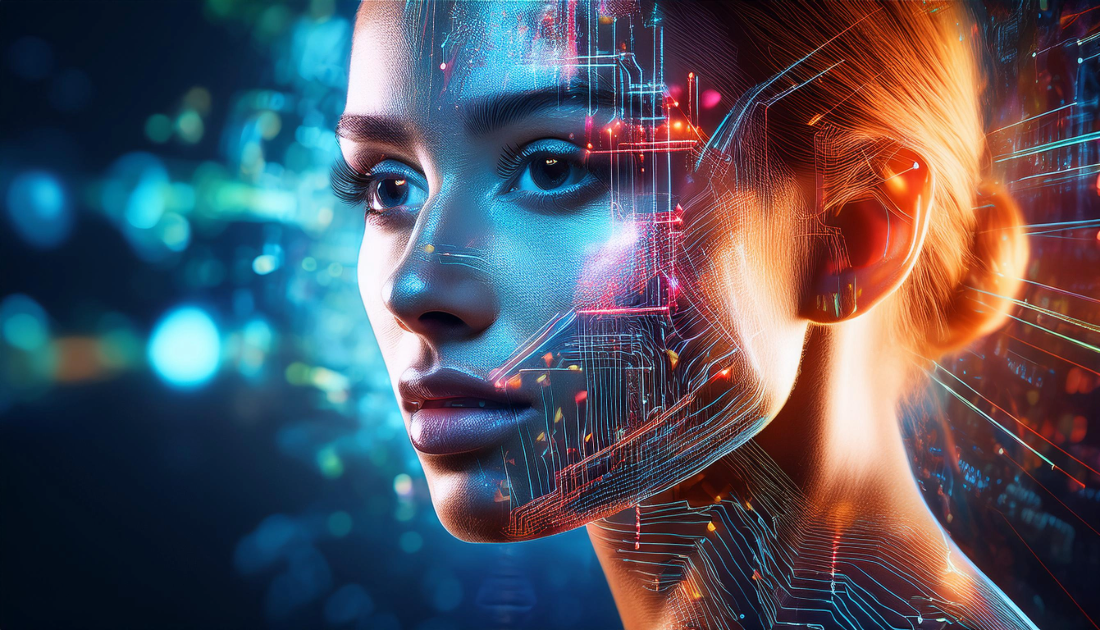
#> input picture image-upload-template-main/image/ai-imagery.webp, 1100 x 630 px
$ python bad_lighting_analyzer.py --imagesDir ../image
#> lines starting #> are read from the running program, lines starting #| are printed output that depends on the picture
from __future__ import annotations

import argparse
import json
from pathlib import Path
from typing import Any, Dict, List, Optional

import cv2
import numpy as np
import rawpy

VALID_EXT = {".jpg", ".jpeg", ".png", ".gif", ".webp", ".bmp", ".nef", ".dng", ".cr2"}
RAW_EXT = {".nef", ".dng", ".cr2"}


def _detect_largest_face(gray: np.ndarray) -> Optional[tuple[int, int, int, int]]:
    """Return the largest detected face bbox (x, y, w, h), or None."""
    cascade_path = cv2.data.haarcascades + "haarcascade_frontalface_default.xml"
    face_cascade = cv2.CascadeClassifier(cascade_path)
    if face_cascade.empty():
        return None

    faces = face_cascade.detectMultiScale(
        gray,
        scaleFactor=1.1,
        minNeighbors=5,
        minSize=(40, 40),
        flags=cv2.CASCADE_SCALE_IMAGE,
    )

    if len(faces) == 0:
        return None

    return max(faces, key=lambda f: int(f[2]) * int(f[3]))


def _crop_inner_face(gray: np.ndarray, face: tuple[int, int, int, int]) -> np.ndarray:
    """Crop to central face region to reduce hair/background bias in lighting checks."""
    x, y, w, h = face
    h_img, w_img = gray.shape

    x1 = max(0, x + int(0.10 * w))
    x2 = min(w_img, x + int(0.90 * w))
    y1 = max(0, y + int(0.12 * h))
    y2 = min(h_img, y + int(0.92 * h))

    if x2 <= x1 or y2 <= y1:
        return gray[y : y + h, x : x + w]
    return gray[y1:y2, x1:x2]


def _trimmed_mean(arr: np.ndarray, low_pct: float = 5.0, high_pct: float = 95.0) -> float:
    flat = arr.astype(np.float32).reshape(-1)
    if flat.size == 0:
        return 0.0
    lo = np.percentile(flat, low_pct)
    hi = np.percentile(flat, high_pct)
    clipped = flat[(flat >= lo) & (flat <= hi)]
    if clipped.size == 0:
        return float(np.mean(flat))
    return float(np.mean(clipped))


def _collect_images(root: Path) -> List[Path]:
    files: List[Path] = []
    for path in root.rglob("*"):
        if path.is_file() and path.suffix.lower() in VALID_EXT:
            files.append(path)
    files.sort(key=lambda p: p.as_posix().lower())
    return files


def _load_rgb(path: Path) -> Optional[np.ndarray]:
    ext = path.suffix.lower()
    if ext in RAW_EXT:
        try:
            with rawpy.imread(str(path)) as raw:
                rgb = raw.postprocess(use_camera_wb=True, no_auto_bright=True, output_bps=8)
            return rgb
        except Exception:
            return None

    bgr = cv2.imread(str(path), cv2.IMREAD_COLOR)
    if bgr is None:
        return None
    return cv2.cvtColor(bgr, cv2.COLOR_BGR2RGB)


def _analyze_lighting(
    gray: np.ndarray,
    min_brightness: float,
    max_brightness: float,
    min_contrast: float,
    balance_threshold: float,
    max_balance_ratio: float,
    highlight_level: float,
    max_highlight_ratio: float,
    hotspot_level: float,
    max_hotspot_ratio: float,
) -> Dict[str, Any]:
    """
    Analyze lighting quality using simple, tunable thresholds.

    Args:
        gray: Grayscale image
        min_brightness: Images darker than this are flagged (e.g., 50-60)
        max_brightness: Images brighter than this are flagged as washed-out (e.g., 180-200)
        min_contrast: Std dev below this indicates low contrast/flat lighting (e.g., 30-40)
        balance_threshold: Left-right brightness diff above this is unbalanced (e.g., 35-50)

    Returns:
        Dict with metrics and quality flags
    """
    if gray.size < 100:
        return {"brightness": 0, "contrast": 0, "balance_diff": 0, "has_bad_lighting": True, "reason": "image_too_small"}

    face = _detect_largest_face(gray)
    if face is not None:
        roi = _crop_inner_face(gray, face)
        region_used = "face"
    else:
        # Fallback keeps behavior available for non-face images.
        roi = gray
        region_used = "full_image"

    brightness = float(np.mean(roi))
    contrast = float(np.std(roi))
    highlight_ratio = float(np.mean(roi >= highlight_level))
    hotspot_ratio = float(np.mean(roi >= hotspot_level))
    p99_brightness = float(np.percentile(roi.astype(np.float32), 99.0))

    h, w = roi.shape
    cx1 = int(0.20 * w)
    cx2 = int(0.80 * w)
    cy1 = int(0.20 * h)
    cy2 = int(0.90 * h)
    core = roi[cy1:cy2, cx1:cx2] if cx2 > cx1 and cy2 > cy1 else roi

    h_core, w_core = core.shape
    left_half = core[:, : w_core // 2]
    right_half = core[:, w_core // 2 :]

    left_brightness = _trimmed_mean(left_half)
    right_brightness = _trimmed_mean(right_half)
    balance_diff = abs(left_brightness - right_brightness)
    balance_ratio = balance_diff / max(brightness, 1.0)

    reasons = []
    has_bad_lighting = False

    def _add_reason(reason: str) -> None:
        if reason not in reasons:
            reasons.append(reason)

    # Portraits in dim scenes naturally have lower contrast; use an adaptive floor.
    min_contrast_effective = min_contrast
    if brightness < 80.0:
        min_contrast_effective = max(18.0, min_contrast * 0.65)
    elif brightness < 110.0:
        min_contrast_effective = max(20.0, min_contrast * 0.80)

    # Check brightness
    if brightness < min_brightness:
        has_bad_lighting = True
        _add_reason("too_dark")
    elif brightness > max_brightness:
        has_bad_lighting = True
        _add_reason("too_bright_washed_out")

    # Detect clipped highlights that can look "bright enough" but lose detail.
    if highlight_ratio > max_highlight_ratio:
        has_bad_lighting = True
        _add_reason("overexposed_highlights")

    # Catch bright hot spots even when clipped-area ratio is still low.
    if brightness >= 115.0 and (hotspot_ratio > max_hotspot_ratio or p99_brightness >= 250.0):
        has_bad_lighting = True
        _add_reason("overexposed_hotspots")

    # Secondary guard for slightly lower clipping but still strong bright-face hotspots.
    if brightness >= 105.0 and hotspot_ratio > (max_hotspot_ratio * 0.70) and p99_brightness >= 245.0:
        has_bad_lighting = True
        _add_reason("overexposed_hotspots")

    # Extra guard: bright images with weak contrast usually feel washed out.
    if brightness > (max_brightness - 10.0) and contrast < (min_contrast + 8.0):
        has_bad_lighting = True
        _add_reason("washed_out_low_detail")

    # Check contrast
    if contrast < min_contrast_effective:
        has_bad_lighting = True
        _add_reason("low_contrast")

    # Check balance
    if balance_diff > balance_threshold and balance_ratio > max_balance_ratio:
        has_bad_lighting = True
        _add_reason("unbalanced_lighting")

    return {
        "brightness": round(brightness, 2),
        "contrast": round(contrast, 2),
        "left_brightness": round(left_brightness, 2),
        "right_brightness": round(right_brightness, 2),
        "balance_diff": round(balance_diff, 2),
        "balance_ratio": round(balance_ratio, 4),
        "highlight_ratio": round(highlight_ratio, 4),
        "hotspot_ratio": round(hotspot_ratio, 4),
        "p99_brightness": round(p99_brightness, 2),
        "min_contrast_effective": round(min_contrast_effective, 2),
        "region_used": region_used,
        "face_detected": face is not None,
        "has_bad_lighting": has_bad_lighting,
        "reasons": reasons,
    }


def run(
    images_dir: Path,
    min_brightness: float = 50.0,
    max_brightness: float = 200.0,
    min_contrast: float = 32.0,
    balance_threshold: float = 40.0,
    max_balance_ratio: float = 0.22,
    highlight_level: float = 245.0,
    max_highlight_ratio: float = 0.08,
    hotspot_level: float = 230.0,
    max_hotspot_ratio: float = 0.015,
) -> Dict[str, Any]:
    """
    Analyze all images in a directory for bad lighting.

    Args:
        images_dir: Root directory containing images
        min_brightness: Min brightness threshold (0-255)
        max_brightness: Max brightness threshold (0-255)
        min_contrast: Min contrast threshold (std dev)
        balance_threshold: Max allowed left-right brightness difference

    Returns:
        Analysis results with per-image metrics and aggregated stats
    """
    image_files = _collect_images(images_dir)
    analyzed_count = 0
    skipped_count = 0

    file_results: List[Dict[str, Any]] = []
    bad_lighting_count = 0

    reason_counts: Dict[str, int] = {
        "too_dark": 0,
        "too_bright_washed_out": 0,
        "overexposed_highlights": 0,
        "overexposed_hotspots": 0,
        "washed_out_low_detail": 0,
        "low_contrast": 0,
        "unbalanced_lighting": 0,
    }

    for image_path in image_files:
        rgb = _load_rgb(image_path)
        if rgb is None:
            skipped_count += 1
            continue

        if rgb.shape[0] < 10 or rgb.shape[1] < 10:
            skipped_count += 1
            continue

        gray = cv2.cvtColor(rgb, cv2.COLOR_RGB2GRAY)
        rel_name = image_path.relative_to(images_dir).as_posix()

        metrics = _analyze_lighting(
            gray,
            min_brightness,
            max_brightness,
            min_contrast,
            balance_threshold,
            max_balance_ratio,
            highlight_level,
            max_highlight_ratio,
            hotspot_level,
            max_hotspot_ratio,
        )

        if metrics["has_bad_lighting"]:
            bad_lighting_count += 1
            for reason in metrics["reasons"]:
                reason_counts[reason] = reason_counts.get(reason, 0) + 1

        file_results.append(
            {
                "filename": rel_name,
                "brightness": metrics["brightness"],
                "contrast": metrics["contrast"],
                "left_brightness": metrics["left_brightness"],
                "right_brightness": metrics["right_brightness"],
                "balance_diff": metrics["balance_diff"],
                "balance_ratio": metrics["balance_ratio"],
                "highlight_ratio": metrics["highlight_ratio"],
                "hotspot_ratio": metrics["hotspot_ratio"],
                "p99_brightness": metrics["p99_brightness"],
                "min_contrast_effective": metrics["min_contrast_effective"],
                "region_used": metrics["region_used"],
                "face_detected": metrics["face_detected"],
                "has_bad_lighting": metrics["has_bad_lighting"],
                "reasons": metrics["reasons"],
            }
        )
        analyzed_count += 1

    # Separate good and bad lighting files
    good_lighting = [f for f in file_results if not f["has_bad_lighting"]]
    bad_lighting = [f for f in file_results if f["has_bad_lighting"]]

    # Sort each by quality
    good_lighting.sort(key=lambda x: x["contrast"], reverse=True)
    bad_lighting.sort(key=lambda x: x.get("brightness", 0))

    return {
        "success": True,
        "analyzedCount": analyzed_count,
        "skippedCount": skipped_count,
        "goodLightingCount": len(good_lighting),
        "badLightingCount": bad_lighting_count,
        "reasonCounts": reason_counts,
        "thresholds": {
            "min_brightness": min_brightness,
            "max_brightness": max_brightness,
            "min_contrast": min_contrast,
            "balance_threshold": balance_threshold,
            "max_balance_ratio": max_balance_ratio,
            "highlight_level": highlight_level,
            "max_highlight_ratio": max_highlight_ratio,
            "hotspot_level": hotspot_level,
            "max_hotspot_ratio": max_hotspot_ratio,
        },
        "goodLightingFiles": good_lighting,
        "badLightingFiles": bad_lighting,
    }


def parse_args():
    parser = argparse.ArgumentParser(description="Analyze images for bad lighting using simple tunable thresholds")
    parser.add_argument("--imagesDir", required=True, help="Absolute path to images directory")
    parser.add_argument("--minBrightness", type=float, default=50.0, help="Min brightness (0-255). Darker → bad lighting")
    parser.add_argument("--maxBrightness", type=float, default=200.0, help="Max brightness (0-255). Brighter → washed out")
    parser.add_argument("--minContrast", type=float, default=32.0, help="Base min contrast (std dev). Analyzer adapts this by brightness")
    parser.add_argument("--balanceThreshold", type=float, default=40.0, help="Max L-R brightness diff. Higher → unbalanced")
    parser.add_argument("--maxBalanceRatio", type=float, default=0.22, help="Max relative L-R diff ratio. Higher → unbalanced")
    parser.add_argument("--highlightLevel", type=float, default=245.0, help="Pixel intensity treated as blown highlight")
    parser.add_argument("--maxHighlightRatio", type=float, default=0.08, help="Max allowed blown-highlight ratio")
    parser.add_argument("--hotspotLevel", type=float, default=230.0, help="Pixel intensity treated as bright hotspot")
    parser.add_argument("--maxHotspotRatio", type=float, default=0.015, help="Max allowed bright-hotspot ratio")
    return parser.parse_args()


def main() -> int:
    args = parse_args()
    images_dir = Path(args.imagesDir).resolve()

    if not images_dir.exists() or not images_dir.is_dir():
        print(json.dumps({"success": False, "error": "imagesDir not found"}))
        return 2

    try:
        result = run(
            images_dir,
            min_brightness=args.minBrightness,
            max_brightness=args.maxBrightness,
            min_contrast=args.minContrast,
            balance_threshold=args.balanceThreshold,
            max_balance_ratio=args.maxBalanceRatio,
            highlight_level=args.highlightLevel,
            max_highlight_ratio=args.maxHighlightRatio,
            hotspot_level=args.hotspotLevel,
            max_hotspot_ratio=args.maxHotspotRatio,
        )
#> in _load_rgb, bgr is the input picture: shape (630, 1100, 3); mean B, G, R 93.9, 82.6, 80.5
#> in run, `gray = cv2.cvtColor(rgb, cv2.COLOR_RGB2GRAY)`:
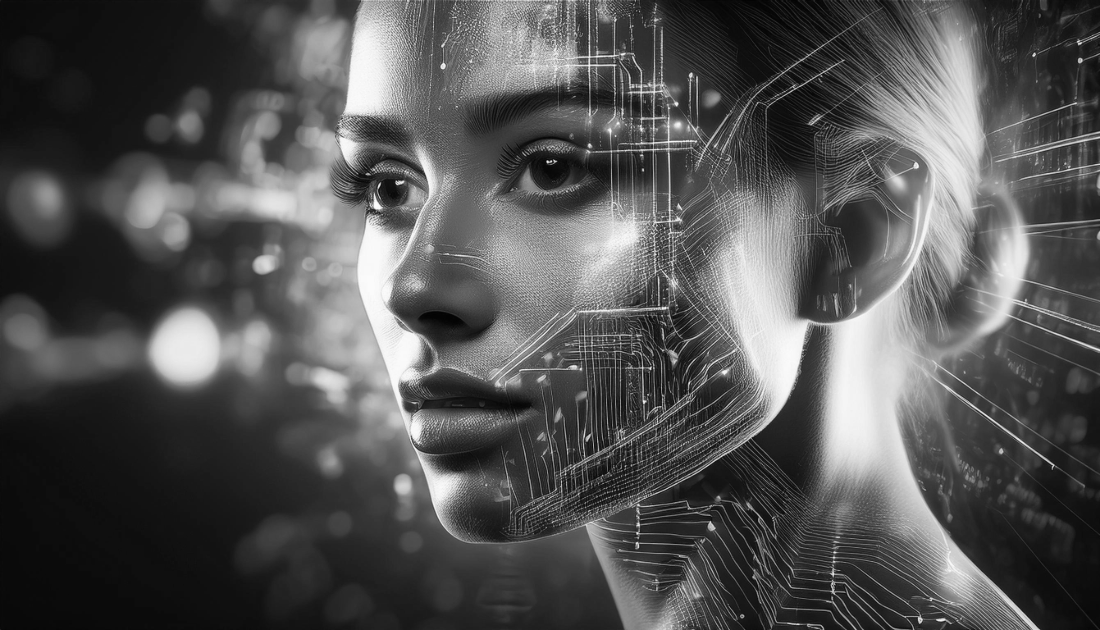
#> gray: shape (630, 1100); min 2, max 253, mean 83.3
#> in _detect_largest_face, `faces = face_cascade.detectMultiScale( gray, scaleFactor=1.1, minNeigh..`: faces = ()
#> in _analyze_lighting, `brightness = float(np.mean(roi))`: brightness = 83.29
#> in _analyze_lighting, `contrast = float(np.std(roi))`: contrast = 62.1
#> in _analyze_lighting, `highlight_ratio = float(np.mean(roi >= highlight_level))`: highlight_ratio = 0.00754
#> in _analyze_lighting, `hotspot_ratio = float(np.mean(roi >= hotspot_level))`: hotspot_ratio = 0.0268
#> in _analyze_lighting, `p99_brightness = float(np.percentile(roi.astype(np.float32), 99.0))`: p99_brightness = 243
#> in _analyze_lighting, `core = roi[cy1:cy2, cx1:cx2] if cx2 > cx1 and cy2 > cy1 else roi`:
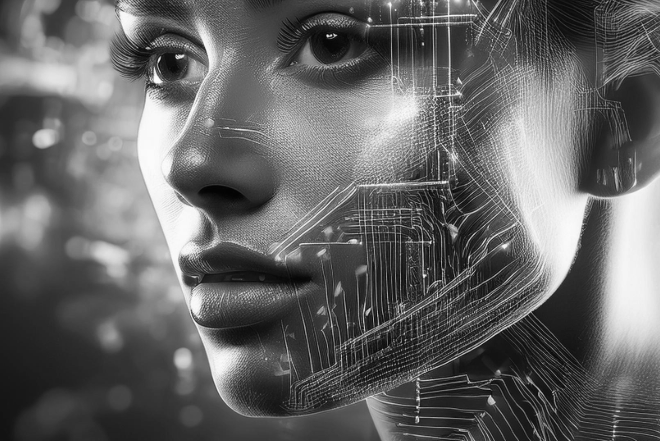
#> core: shape (441, 660); min 3, max 253, mean 100.7
#> in _analyze_lighting, `left_half = core[:, : w_core // 2]`:
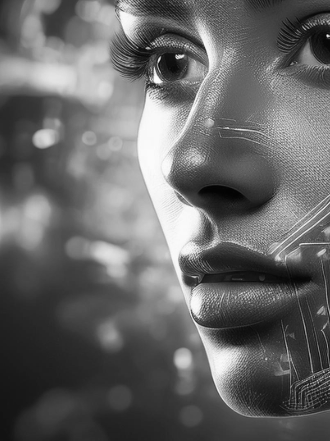
#> left_half: shape (441, 330); min 3, max 253, mean 102.6
#> in _analyze_lighting, `right_half = core[:, w_core // 2 :]`:
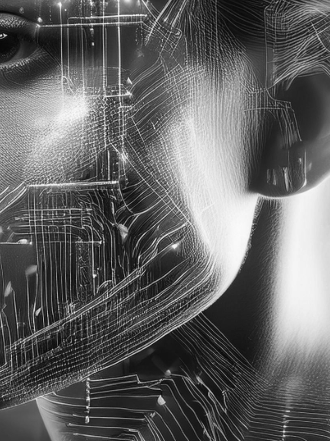
#> right_half: shape (441, 330); min 7, max 250, mean 98.7
#> in _trimmed_mean, `lo = np.percentile(flat, low_pct)`: lo = 30
#> in _trimmed_mean, `hi = np.percentile(flat, high_pct)`: hi = 215
#> in _analyze_lighting, `left_brightness = _trimmed_mean(left_half)`: left_brightness = 99.64
#> in _analyze_lighting, `right_brightness = _trimmed_mean(right_half)`: right_brightness = 95.25
#> in _analyze_lighting, `balance_diff = abs(left_brightness - right_brightness)`: balance_diff = 4.39
#> in _analyze_lighting, `balance_ratio = balance_diff / max(brightness, 1.0)`: balance_ratio = 0.0527
#> in run, `metrics = _analyze_lighting( gray, min_brightness, max_brightness, min..`: metrics = 14 items
#> in run, `good_lighting = [f for f in file_results if not f["has_bad_lighting"]]`: good_lighting = 1 item
#> in run, `bad_lighting = [f for f in file_results if f["has_bad_lighting"]]`: bad_lighting = []
#> result = 9 items
        print(json.dumps(result))
#> (printed output is left out)
        return 0
    except Exception as ex:
        print(json.dumps({"success": False, "error": f"Lighting analysis failed: {ex}"}))
        return 1


if __name__ == "__main__":
    raise SystemExit(main())
#> (the program exits here)
